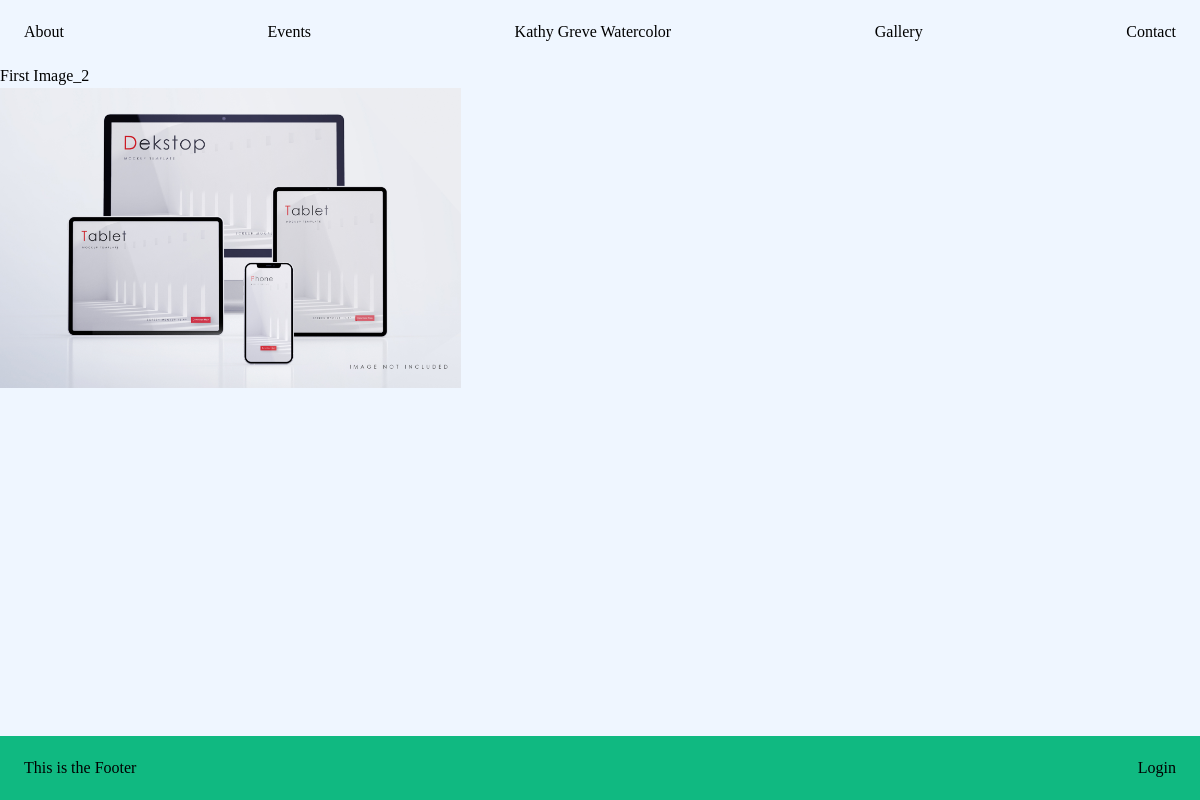
The app's page /gallery/4/ with its own data.
### art/models.py (models this page shows, shortened)
class Image(models.Model):
    title = models.CharField(max_length=200)
    image = models.ImageField(upload_to='images', default=None, blank=True)
    description = models.TextField(blank=True)
    date = models.DateField(blank=True)
    for_sale = models.BooleanField(blank=True)
    sold = models.BooleanField(blank=True)
    price = models.IntegerField(blank=True, null=True)
    featured = models.BooleanField(blank=True)
    created_at = models.DateTimeField(auto_now_add=True)
    updated_at = models.DateTimeField(auto_now=True)

### art/views.py (the view, shortened to what this page needs)
# urls.py: path('gallery/<int:id>/', views.PieceDetail.as_view(), name='detail'),
class PieceDetail(TemplateView):
    template_name = 'art/piece.html'
    def get(self, request, *args, **kwargs):
        image = get_object_or_404(Image, id=kwargs['id'])
        context = {'image': image,
                   'manage': False}
        if request.user.is_authenticated:
            context['manage'] = True
            context['form'] = ImageForm(instance=image)
        return render(request, self.template_name, context)

### art/Templates/art/piece.html (shortened to what this page needs)
<!DOCTYPE html>
<html lang="en">
  <head>
    {% extends '../base.html' %} {% load static tailwind_tags %}
    {% block content %}
    <div class="pt-16">
      <div>
      {% if image %}
        <h2>{{ image.title }}</h2>
        <img src="{{ image.image.url }}" alt="connect" style="max-height: 300px" />
      {% else %}
        <p>No image available.</p>
      {% endif %}
    </div>
  </div>
    {% endblock %}

### records on screen
Image: title "First Image_2", image (picture)
